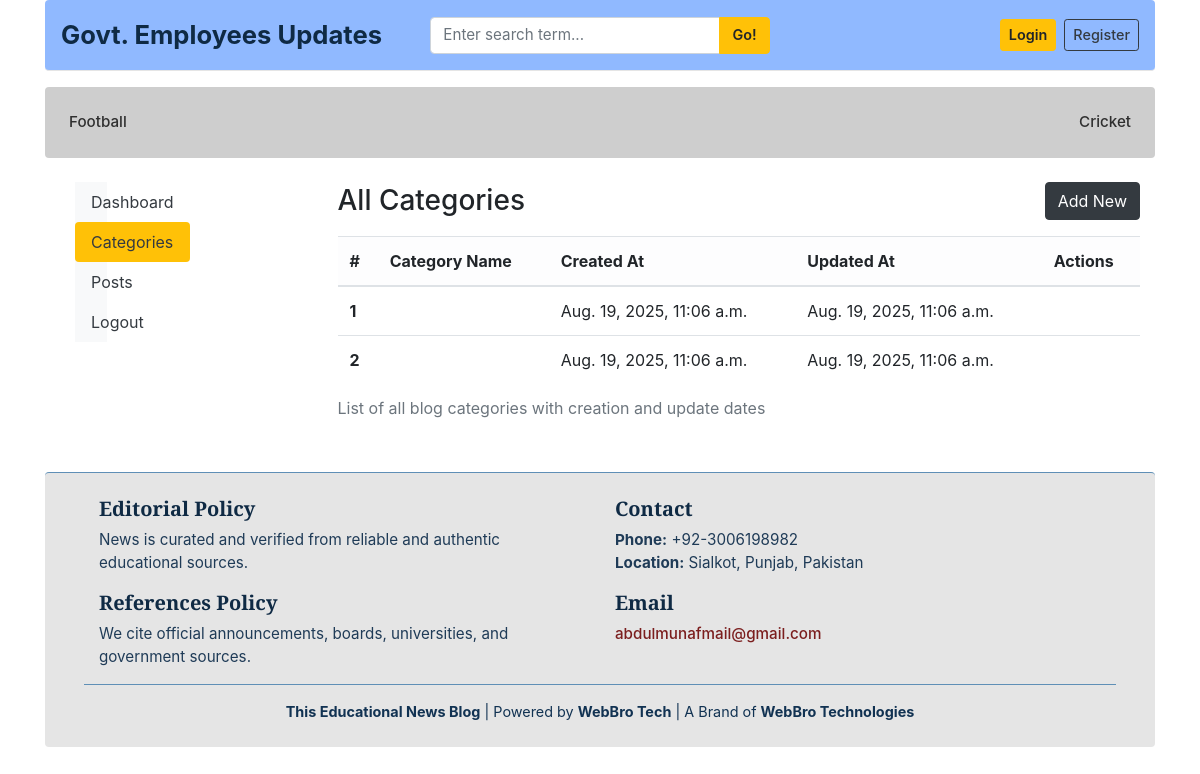
Page /dashboard/categories/ on the earlier database version.
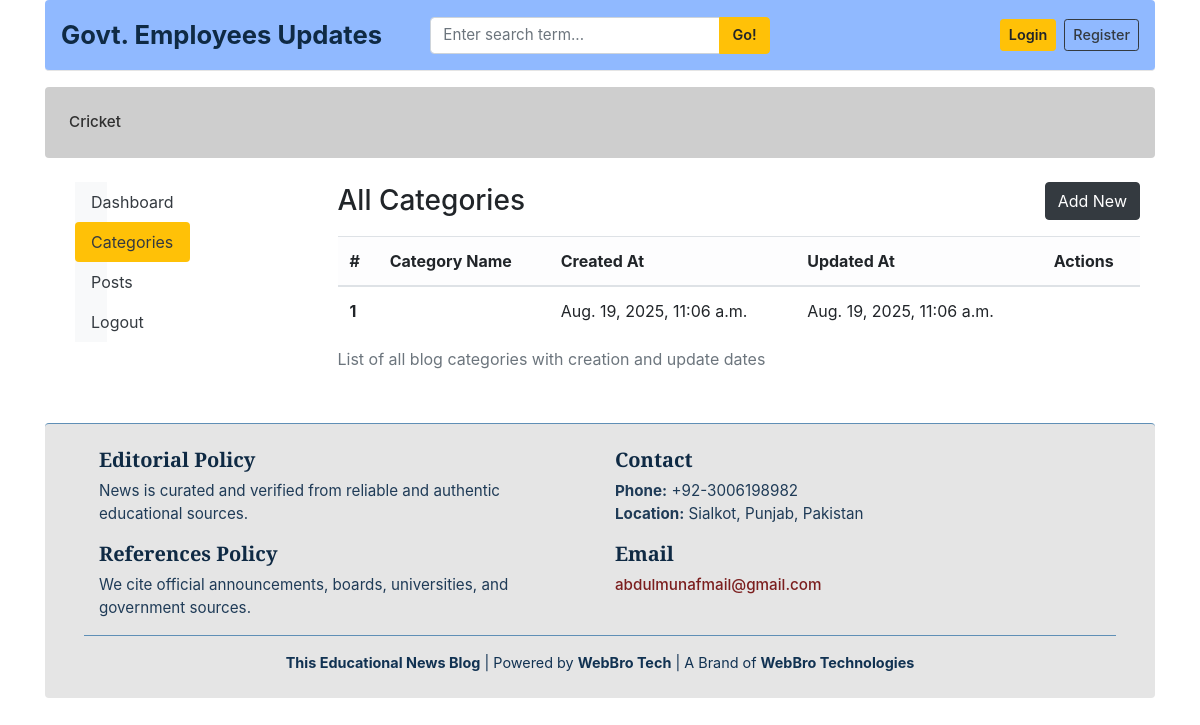
Same page on the later database version.
### blogs/models.py (models this page shows, shortened)
class Category(models.Model):
    category_name = models.CharField(max_length=50, unique=True)
    created_at = models.DateTimeField(auto_now_add=True)
    updated_at = models.DateTimeField(auto_now=True)
    class Meta:
        verbose_name_plural = 'Categories'

### dashboards/views.py (the view)
# urls.py: path('categories/', views.categories, name='categories'),
def categories(request):
    return render(request, 'dashboard/categories.html')

### blogs/context_processors.py (called while the page is built)
def get_categories(request):
    categories = Category.objects.all()
    return dict(categories=categories)

def get_social_links(request):
    social_links = SocialLinks.objects.all()
    return dict(social_links=social_links)

### templates/dashboard/categories.html (shortened to what this page needs)
{% extends 'base.html' %}
{% block content %}
<main class="container-fluid mt-4" role="main">
  <div class="row">
    <aside class="col-md-3" aria-label="Dashboard Sidebar">
      {% include 'dashboard/sidebar.html' %}
    </aside>
    <section class="col-md-9">
      <header class="d-flex justify-content-between align-items-center mb-3">
        <h1 class="h3 mb-0">All Categories</h1>
        <a
          href="{% url 'add_category' %}"
          class="btn btn-dark"
          aria-label="Add New Category"
        >
          Add New
        </a>
      </header>
      <div class="table-responsive">
        <table class="table table-hover align-middle">
          <caption class="visually-hidden">
            List of all blog categories with creation and update dates
          </caption>
          <thead class="table-light">
            <tr>
              <th scope="col">#</th>
              <th scope="col">Category Name</th>
              <th scope="col">Created At</th>
              <th scope="col">Updated At</th>
              <th scope="col">Actions</th>
            </tr>
          </thead>
          <tbody>
            {% for cat in categories %}
              <tr>
                <th scope="row">{{ forloop.counter }}</th>
                <td>{{ cat.category }}</td>
                <td>{{ cat.created_at }}</td>
                <td>{{ cat.updated_at }}</td>
                <td>
                </td>
              </tr>
            {% empty %}
              <tr>
                <td colspan="5" class="text-center text-muted">
                  No categories found.
                </td>
              </tr>
            {% endfor %}
          </tbody>
        </table>
      </div>
    </section>
  </div>
</main>
{% endblock %}

### templates/base.html (shortened to what the changed rows need)
{% load static %}
<!DOCTYPE html>
<html lang="en">
<head>
  <link href="https://getbootstrap.com/docs/4.0/dist/css/bootstrap.min.css" rel="stylesheet">
  <link href="{% static 'css/blog.css' %}" rel="stylesheet">
  <link rel="stylesheet"
        href="https://cdnjs.cloudflare.com/ajax/libs/font-awesome/4.7.0/css/font-awesome.min.css">
</head>
<body>
<div class="container">
  <div class="p-3 mb-3 rounded nav-scroller"
      style="background-color:#cecece;">
    <nav class="nav d-flex justify-content-between flex-wrap">
      {% for cat in categories %}
        <a href="{% url 'posts_by_category' cat.id %}"
          class="p-2 nav-link"
          style="color:#2f2f2f;
                  font-weight:500;
                  font-size:0.95rem;
                  text-decoration:none;">
          {{ cat.category_name }}
        </a>
      {% endfor %}
    </nav>
  </div>
  {% block content %}
  {% endblock %}
</div>
</body>
</html>

Differences in the rows shown:
removed Category: category_name "Football", created_at "Aug. 19, 2025, 11:06 a.m.", updated_at "Aug. 19, 2025, 11:06 a.m."
